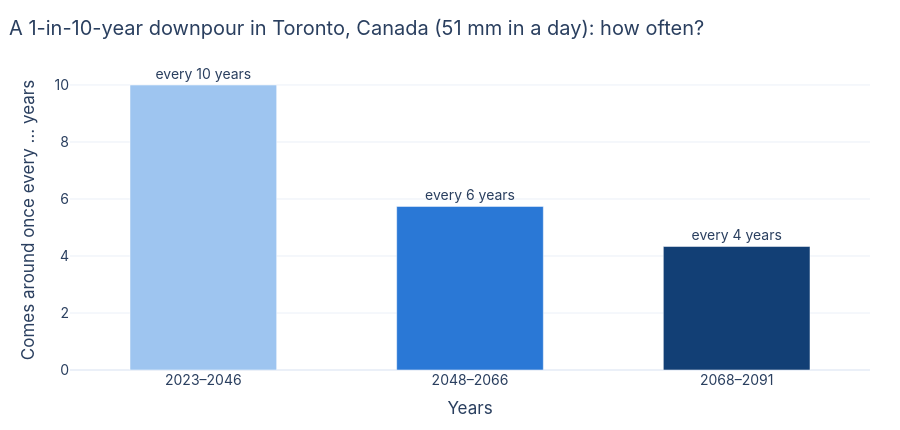

Notebook code for this chart:
### Markdown cell above
That is why this notebook's headline uses the **1-in-10-year downpour**: rare
enough to matter for drains and basements, common enough to estimate well.
Planning for once-a-century rain needs the full curve *and* its uncertainty,
which CRC curves carry with them.

### The answer, in one picture

Take the early window's **1-in-10-year wettest day** and ask how often that much
rain falls in later windows.

### Code cell
names = list(WINDOWS)
threshold = float(np.interp(10, rp_grid, window_levels[names[0]]))
new_rp = {name: return_period_of(window_levels[name], threshold) for name in names}
late_10 = float(np.interp(10, rp_grid, window_levels[names[-1]]))

fig = go.Figure(go.Bar(
    x=names, y=[new_rp[n] for n in names], marker_color=[WINDOW_COLORS[n] for n in names], width=0.55,
    text=[f"every {new_rp[n]:.0f} years" for n in names], textposition="outside", cliponaxis=False,
    hovertemplate="%{x}: once every %{y:.1f} years<extra></extra>",
))
layout(fig, f"A 1-in-10-year downpour in {CITY['name']} ({threshold:.0f} mm in a day): how often?",
       yaxis=dict(title="Comes around once every … years", rangemode="tozero"), xaxis_title="Years", showlegend=False)
fig.show()
print(f"The 1-in-10-year wettest day {'grows' if late_10 > threshold else 'shrinks'} from about {threshold:.0f} mm ({names[0]}) "
      f"to about {late_10:.0f} mm ({names[-1]}), {100 * (late_10 / threshold - 1):+.0f}%.")

### Figure 1 — Plotly figure (JSON) as saved in the notebook; plotly's stock layout.template omitted (floating-point values rounded to 4 significant figures)
{"data": [{"cliponaxis": false, "hovertemplate": "%{x}: once every %{y:.1f} years<extra></extra>", "marker": {"color": ["#9ec5f0", "#2a78d6", "#123f75"]}, "text": ["every 10 years", "every 6 years", "every 4 years"], "textposition": "outside", "type": "bar", "width": 0.55, "x": ["2023–2046", "2048–2066", "2068–2091"], "y": [9.999, 5.74, 4.334]}], "layout": {"font": {"family": "Inter, Helvetica, Arial, sans-serif", "size": 14}, "height": 430, "margin": {"b": 60, "l": 70, "r": 30, "t": 70}, "showlegend": false, "title": {"text": "A 1-in-10-year downpour in Toronto, Canada (51 mm in a day): how often?", "x": 0.01}, "xaxis": {"title": {"text": "Years"}}, "yaxis": {"rangemode": "tozero", "title": {"text": "Comes around once every … years"}}}}
